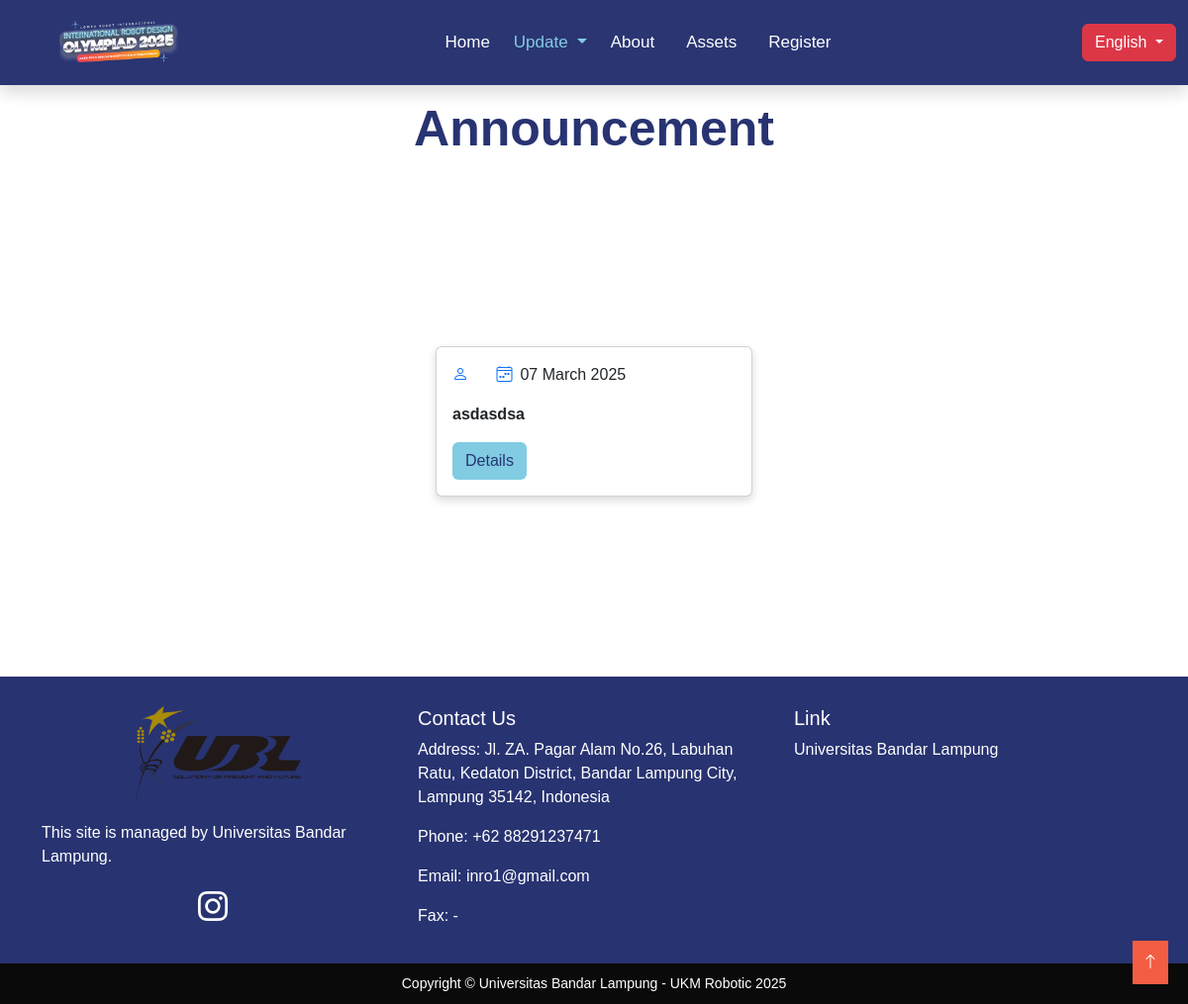
Before: /en/pengumuman with the older database file.
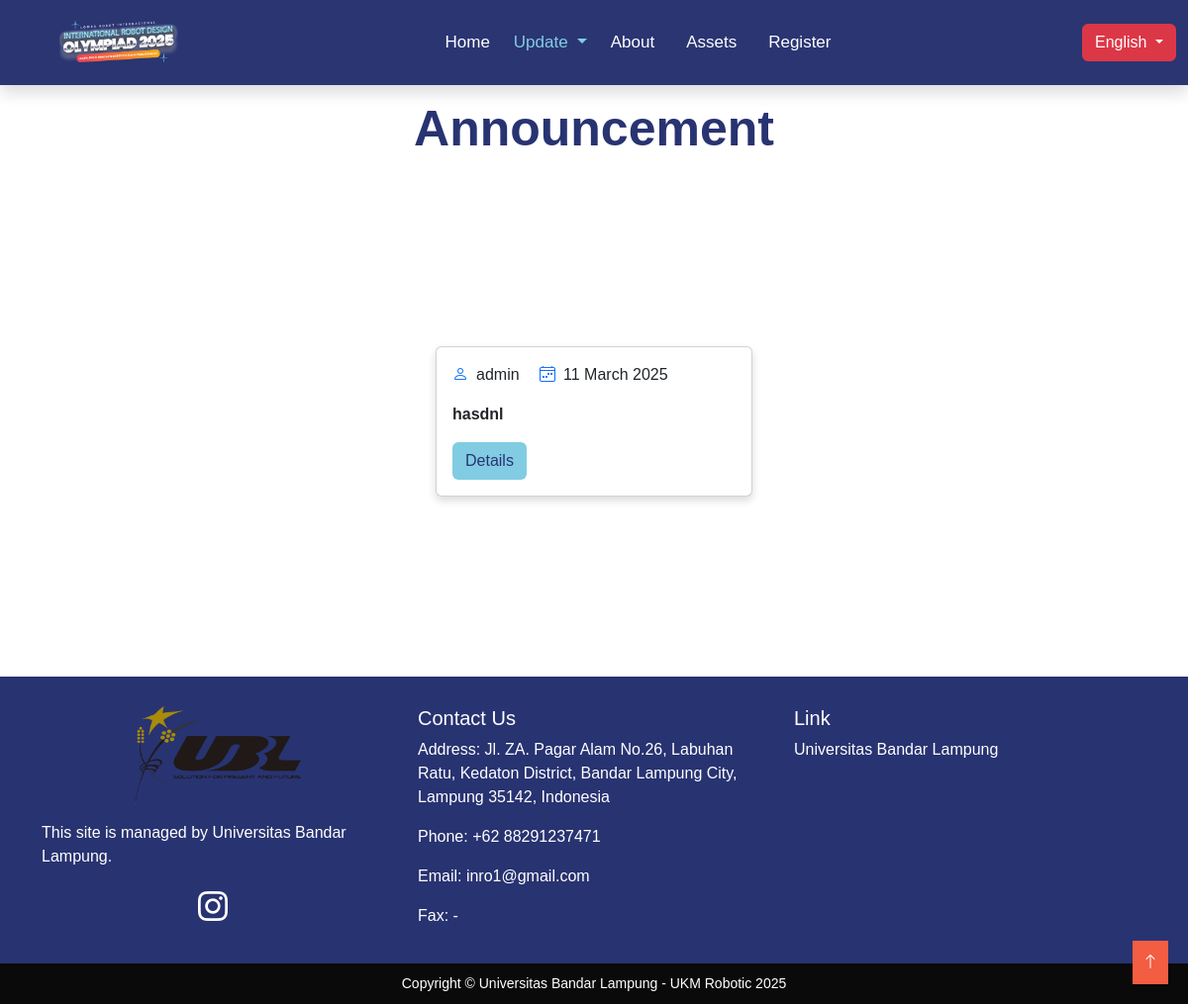
After: the same page with the newer database file.
### tables this page shows
CREATE TABLE `pengumuman` (
  `id` int(11) NOT NULL,
  `timeStamp` timestamp NOT NULL DEFAULT current_timestamp() ON UPDATE current_timestamp(),
  `headline` varchar(50) NOT NULL,
  `konten` text NOT NULL,
  `kontenInggris` text NOT NULL,
  `slug` varchar(50) NOT NULL,
  `headlineInggris` varchar(50) NOT NULL,
  `foto` varchar(30) NOT NULL,
  `penulis` varchar(30) NOT NULL
);

### views/en/pengumuman.php (the view, shortened to what this page needs)
<!doctype html>
<html lang="en">
<head>
</head>
<body>
<?php
  include 'komponen/navbar.php';
  ?>
  <div class="container text-center bg-body pb-3" style="padding-top: 100px;">
      <h1 class="">Announcement</h1>
      <div class="row pt-3 px-5 d-flex justify-content-center" style="min-height : 500px">
      <?php
    require 'config/database.php';
    $query = "SELECT * FROM pengumuman ORDER BY timeStamp DESC";
    $result = $conn->query($query);
    ?>
        <?php while ($pengumuman = $result->fetch_assoc()): ?>
          <div class="col-md-4 d-flex justify-content-center align-items-center my-3">
          <div class="card" style="width: 20rem;">
            <div class="card-body text-start">
              <p class="d-inline-flex align-items-center me-3">
              <i class="bi bi-person text-primary me-2"></i>
              <?= htmlspecialchars($pengumuman['penulis']) ?></p>
              <p class="d-inline-flex align-items-center">
                <i class="bi bi-calendar4-week text-primary me-2"></i>
                <?= date('d F Y', strtotime($pengumuman['timeStamp'])) ?>
        </p>
              <p class="card-text text-start fw-bold"><?= htmlspecialchars($pengumuman['headlineInggris']) ?></p>
              <a href="en/detailPengumuman/<?= htmlspecialchars($pengumuman['slug']) ?>" class="btn" style="background-color: #81CCE3; color: #283371">Details</a>
            </div>
          </div>
        </div>
        <?php endwhile; ?>
      </div>
    </div>
  <?php
  include 'komponen/footer.php';
  ?>
</body>
</html>

Changed rows visible on the page:
removed pengumuman: timeStamp "07 March 2025", headlineInggris "asdasdsa"
added pengumuman: penulis "admin", timeStamp "11 March 2025", headlineInggris "hasdnl"
